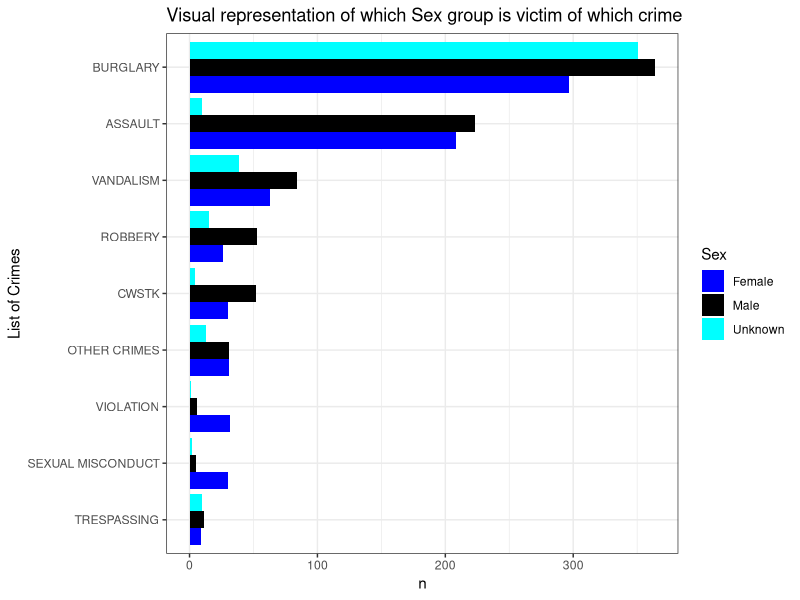

Source code (R):
## ---- chunk 1
library(tidyverse)
## ---- chunk 2
data<-read.csv("Subset_data.csv")
## ---- chunk 3
for(i in 1:length(data$Crm.Cd.Desc)){
if(str_detect(data$Crm.Cd.Desc[i],"ASSAULT")==TRUE & 
   str_detect(data$Crm.Cd.Desc[i],"SEXUAL")!=TRUE){
  data$crime[i]<-"ASSAULT"
} else if(str_detect(data$Crm.Cd.Desc[i],"VIOLATION")==TRUE){
  data$crime[i]<-"VIOLATION"
}  else if(str_detect(data$Crm.Cd.Desc[i],"BURGLARY")==TRUE|
           str_detect(data$Crm.Cd.Desc[i],"STOLEN")==TRUE|
            str_detect(data$Crm.Cd.Desc[i],"THEFT")==TRUE){
  data$crime[i]<-"BURGLARY"
} else if(str_detect(data$Crm.Cd.Desc[i],"SEX")==TRUE|str_detect(data$Crm.Cd.Desc[i],"RAPE")==TRUE){
  data$crime[i]<-"SEXUAL MISCONDUCT"
} else if(str_detect(data$Crm.Cd.Desc[i],"VANDALISM")==TRUE){
  data$crime[i]<-"VANDALISM"
} else if(str_detect(data$Crm.Cd.Desc[i],"CRIMINAL")==TRUE|
          str_detect(data$Crm.Cd.Desc[i],"WEAPON")==TRUE|
          str_detect(data$Crm.Cd.Desc[i],"SHOTS")==TRUE|
          str_detect(data$Crm.Cd.Desc[i],"THREAT")==TRUE|
          str_detect(data$Crm.Cd.Desc[i],"KIDNAP")==TRUE){
  data$crime[i]<-"CWSTK"
} else if(str_detect(data$Crm.Cd.Desc[i],"ROBBERY")==TRUE){
  data$crime[i]<-"ROBBERY"
} else if(str_detect(data$Crm.Cd.Desc[i],"TRESPASSING")==TRUE){
  data$crime[i]<-"TRESPASSING"
}else data$crime[i]<-"OTHER CRIMES"
}

data$Sex<-ifelse(data$Vict.Sex=="M","Male",ifelse(data$Vict.Sex=="F","Female","Unknown"))
## ---- chunk 4
data %>%
  group_by(crime,Sex) %>% 
  count() %>% 
  ungroup() %>% 
      ggplot()+
        aes(x=reorder(crime,n),y=n,fill=Sex)+
        geom_col(position = "dodge")+
        coord_flip()+
          scale_fill_manual(values = c("blue", "black", "cyan"))+
          labs(x="List of Crimes",title="Visual representation of which Sex group is victim of which crime")+
          theme_bw()
## ---- chunk 5
knitr::kable(data %>% 
  filter(crime=="BURGLARY") %>% 
  count(Premis.Desc) %>% 
  mutate(prop=prop.table(n)) %>% 
  filter(prop>0.030) %>% 
  select(Premis.Desc) %>% 
    rename("Premis of Burglary"="Premis.Desc"))
## ---- chunk 6
knitr::kable(data %>% 
  filter(crime=="ASSAULT") %>% 
  count(Premis.Desc) %>% 
  mutate(prop=prop.table(n)) %>% 
  filter(prop>=0.03) %>% 
  select(Premis.Desc) %>% 
    rename("Premis of Assault"="Premis.Desc"))
## ---- chunk 7
knitr::kable(data %>% 
  filter(crime=="SEXUAL MISCONDUCT") %>% 
  count(Premis.Desc) %>% 
  mutate(prop=prop.table(n)) %>% 
  filter(prop>=0.03) %>% 
  select(Premis.Desc) %>% 
    rename("Premis of Sexual Misconduct"="Premis.Desc"))
## ---- chunk 8
knitr::kable(data %>% 
  filter(crime=="CWSTK") %>% 
  count(Premis.Desc) %>% 
  mutate(prop=prop.table(n)) %>% 
  filter(prop>=0.03) %>% 
  select(Premis.Desc) %>% 
    rename("Premis of CWSTK"="Premis.Desc"))
